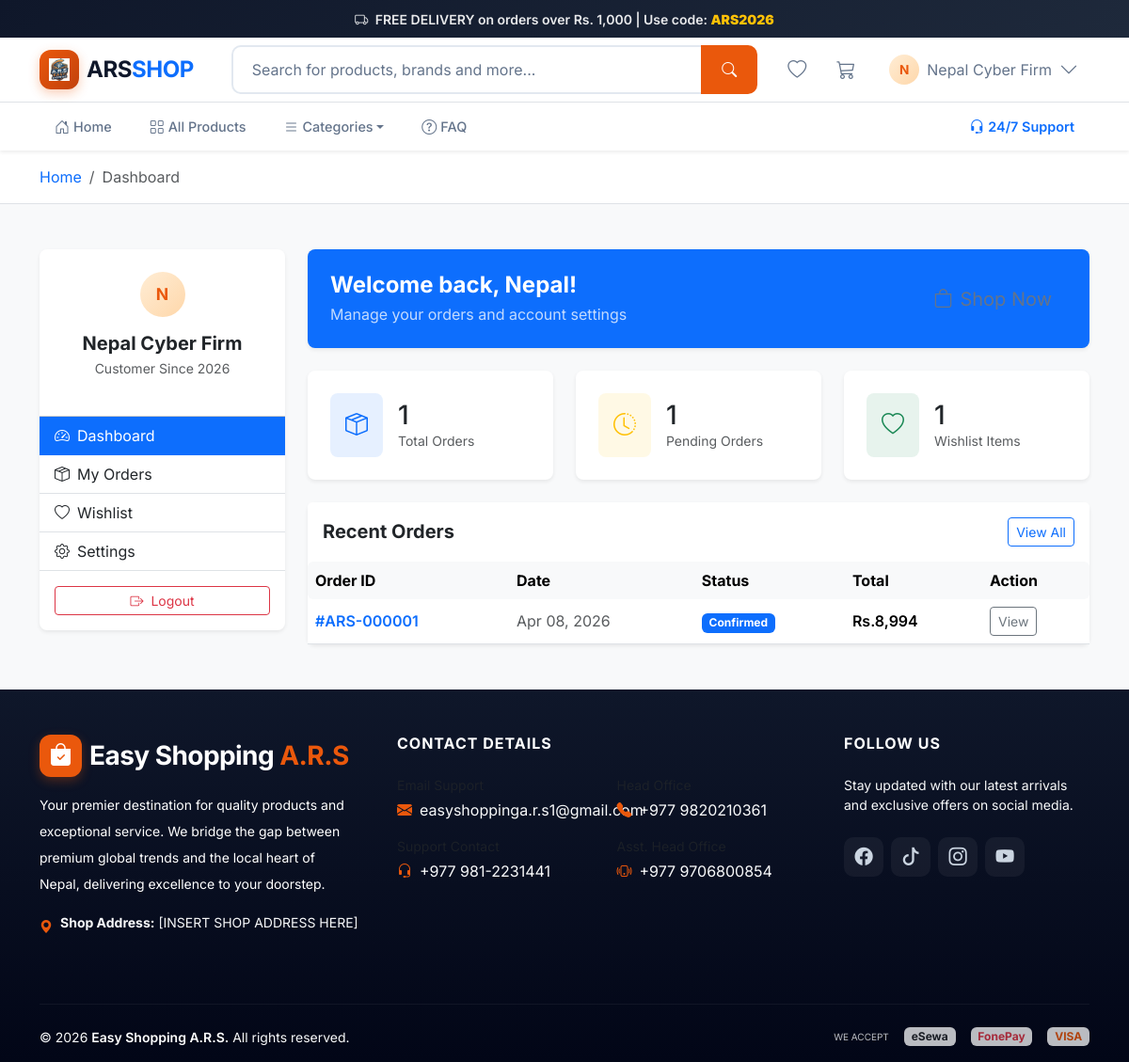
The app's page /dashboard.php (signed in) with its own data.
### tables this page shows
CREATE TABLE `users` (
  `id` int(11) NOT NULL AUTO_INCREMENT,
  `full_name` varchar(255) NOT NULL,
  `email` varchar(255) DEFAULT NULL,
  `mobile` varchar(15) NOT NULL,
  `password` varchar(255) NOT NULL,
  `address` text DEFAULT NULL,
  `role` enum('admin','customer') DEFAULT 'customer',
  `created_at` timestamp NULL DEFAULT current_timestamp(),
  PRIMARY KEY (`id`),
  UNIQUE KEY `mobile` (`mobile`),
  UNIQUE KEY `email` (`email`)
);

CREATE TABLE `orders` (
  `id` int(11) NOT NULL AUTO_INCREMENT,
  `user_id` int(11) DEFAULT NULL,
  `total_amount` decimal(10,2) NOT NULL,
  `coupon_code` varchar(50) DEFAULT NULL,
  `discount_amount` decimal(10,2) DEFAULT 0.00,
  `payment_method` enum('COD','eSewa','BankQR') NOT NULL,
  `payment_status` enum('Pending','Paid','Failed') DEFAULT 'Pending',
  `delivery_status` enum('Pending','Confirmed','Shipped','Delivered','Cancelled') DEFAULT 'Pending',
  `current_location` varchar(255) DEFAULT 'Preparing for shipment',
  `location_updated_at` timestamp NULL DEFAULT NULL,
  `transaction_id` varchar(100) DEFAULT NULL,
  `payment_proof` varchar(255) DEFAULT NULL,
  `address` text DEFAULT NULL,
  `notes` text DEFAULT NULL,
  `created_at` timestamp NULL DEFAULT current_timestamp(),
  PRIMARY KEY (`id`),
  KEY `user_id` (`user_id`),
  CONSTRAINT `orders_ibfk_1` FOREIGN KEY (`user_id`) REFERENCES `users` (`id`)
);

### includes/functions.php (called while the page is built, shortened)
<?php
function formatPrice($price) {
    return CURRENCY . number_format((float)$price, 0);
}

### dashboard.php (the view, shortened to what this page needs)
<?php
require_once __DIR__ . '/includes/functions.php';
try {
    $user_id = $_SESSION['user_id'];
    $stmt = $pdo->prepare("SELECT * FROM users WHERE id = ?");
    $stmt->execute([$user_id]);
    $user = $stmt->fetch();
    $stmt_stats = $pdo->prepare("SELECT COUNT(*) FROM orders WHERE user_id = ?");
    $stmt_stats->execute([$user_id]);
    $total_orders = $stmt_stats->fetchColumn();
    $stmt_recent = $pdo->prepare("SELECT * FROM orders WHERE user_id = ? ORDER BY created_at DESC LIMIT 3");
    $stmt_recent->execute([$user_id]);
    $recent_orders = $stmt_recent->fetchAll();
} catch (PDOException $e) {
    die("Dashboard Error: " . $e->getMessage());
}
require_once __DIR__ . '/includes/header-bootstrap.php';
?>
<section class="bg-white border-bottom py-3">
    <div class="container">
        <nav aria-label="breadcrumb">
            <ol class="breadcrumb mb-0">
                <li class="breadcrumb-item"><a href="index.php" class="text-decoration-none">Home</a></li>
                <li class="breadcrumb-item active" aria-current="page">Dashboard</li>
            </ol>
        </nav>
    </div>
</section>
<section class="py-4 py-md-5">
    <div class="container">
        <div class="row g-4">
            <div class="col-lg-3">
                <div class="card border-0 shadow-sm rounded-3 sticky-top" style="top: 100px;">
                    <div class="card-body p-4 text-center">
                        <div class="user-avatar-lg mx-auto mb-3">
                            <?= substr($user['full_name'], 0, 1) ?>
                        </div>
                        <h5 class="fw-bold mb-1"><?= htmlspecialchars($user['full_name']) ?></h5>
                        <p class="text-muted small mb-3">Customer Since <?= date('Y', strtotime($user['created_at'])) ?></p>
                    </div>
                    <div class="card-body p-0">
                        <div class="list-group list-group-flush rounded-0">
                            <a href="dashboard.php" class="list-group-item list-group-item-action active">
                                <i class="bi bi-speedometer2 me-2"></i>Dashboard
                            </a>
                            <a href="orders.php" class="list-group-item list-group-item-action">
                                <i class="bi bi-box-seam me-2"></i>My Orders
                            </a>
                            <a href="wishlist.php" class="list-group-item list-group-item-action">
                                <i class="bi bi-heart me-2"></i>Wishlist
                            </a>
                            <a href="#" class="list-group-item list-group-item-action">
                                <i class="bi bi-gear me-2"></i>Settings
                            </a>
                        </div>
                    </div>
                    <div class="card-body border-top">
                        <a href="auth/logout.php" class="btn btn-outline-danger btn-sm w-100">
                            <i class="bi bi-box-arrow-right me-2"></i>Logout
                        </a>
                    </div>
                </div>
            </div>
            <div class="col-lg-9">
                <div class="card border-0 shadow-sm rounded-3 bg-primary text-white mb-4">
                    <div class="card-body p-4">
                        <div class="row align-items-center">
                            <div class="col">
                                <h4 class="fw-bold mb-1">Welcome back, <?= htmlspecialchars(explode(' ', $user['full_name'])[0]) ?>!</h4>
                                <p class="mb-0 opacity-75">Manage your orders and account settings</p>
                            </div>
                            <div class="col-auto">
                                <a href="shop.php" class="btn btn-light btn-lg">
                                    <i class="bi bi-bag me-2"></i>Shop Now
                                </a>
                            </div>
                        </div>
                    </div>
                </div>
                <div class="row g-4 mb-4">
                    <div class="col-sm-6 col-lg-4">
                        <div class="card border-0 shadow-sm rounded-3 h-100">
                            <div class="card-body p-4">
                                <div class="d-flex align-items-center">
                                    <div class="flex-shrink-0">
                                        <div class="bg-primary bg-opacity-10 rounded-3 p-3">
                                            <i class="bi bi-box-seam text-primary fs-4"></i>
                                        </div>
                                    </div>
                                    <div class="flex-grow-1 ms-3">
                                        <h3 class="mb-0"><?= number_format($total_orders) ?></h3>
                                        <p class="text-muted mb-0 small">Total Orders</p>
                                    </div>
                                </div>
                            </div>
                        </div>
                    </div>
                    <div class="col-sm-6 col-lg-4">
                        <div class="card border-0 shadow-sm rounded-3 h-100">
                            <div class="card-body p-4">
                                <div class="d-flex align-items-center">
                                    <div class="flex-shrink-0">
                                        <div class="bg-warning bg-opacity-10 rounded-3 p-3">
                                            <i class="bi bi-clock-history text-warning fs-4"></i>
                                        </div>
                                    </div>
                                    <div class="flex-grow-1 ms-3">
                                        <h3 class="mb-0"><?= number_format($pdo->prepare("SELECT COUNT(*) FROM orders WHERE user_id = ? AND delivery_status = 'Pending'")->execute([$user_id]) ? 1 : 0) ?></h3>
                                        <p class="text-muted mb-0 small">Pending Orders</p>
                                    </div>
                                </div>
                            </div>
                        </div>
                    </div>
                    <div class="col-sm-6 col-lg-4">
                        <div class="card border-0 shadow-sm rounded-3 h-100">
                            <div class="card-body p-4">
                                <div class="d-flex align-items-center">
                                    <div class="flex-shrink-0">
                                        <div class="bg-success bg-opacity-10 rounded-3 p-3">
                                            <i class="bi bi-heart text-success fs-4"></i>
                                        </div>
                                    </div>
                                    <div class="flex-grow-1 ms-3">
                                        <h3 class="mb-0"><?= number_format($pdo->prepare("SELECT COUNT(*) FROM wishlist WHERE user_id = ?")->execute([$user_id]) ? 1 : 0) ?></h3>
                                        <p class="text-muted mb-0 small">Wishlist Items</p>
                                    </div>
                                </div>
                            </div>
                        </div>
                    </div>
                </div>
                <div class="card border-0 shadow-sm rounded-3">
                    <div class="card-header bg-white border-0 py-3">
                        <div class="d-flex justify-content-between align-items-center">
                            <h5 class="mb-0 fw-bold">Recent Orders</h5>
                            <a href="orders.php" class="btn btn-sm btn-outline-primary">View All</a>
                        </div>
                    </div>
                    <div class="card-body p-0">
                        <?php if(empty($recent_orders)): ?>
                            <div class="text-center py-5">
                                <i class="bi bi-bag display-4 text-muted opacity-25"></i>
                                <p class="text-muted mt-3 mb-4">No orders yet</p>
                                <a href="shop.php" class="btn btn-primary">Start Shopping</a>
                            </div>
                        <?php else: ?>
                            <div class="table-responsive">
                                <table class="table table-hover mb-0">
                                    <thead class="table-light">
                                        <tr>
                                            <th class="border-0 rounded-start">Order ID</th>
                                            <th class="border-0">Date</th>
                                            <th class="border-0">Status</th>
                                            <th class="border-0">Total</th>
                                            <th class="border-0 rounded-end">Action</th>
                                        </tr>
                                    </thead>
                                    <tbody>
                                        <?php foreach($recent_orders as $order): ?>
                                            <tr>
                                                <td class="align-middle">
                                                    <a href="order-details.php?id=<?= $order['id'] ?>" class="text-decoration-none fw-semibold">
                                                        #ARS-<?= str_pad($order['id'], 6, '0', STR_PAD_LEFT) ?>
                                                    </a>
                                                </td>
                                                <td class="align-middle text-muted"><?= date('M d, Y', strtotime($order['created_at'])) ?></td>
                                                <td class="align-middle">
                                                    <?php
                                                    $status_class = match($order['delivery_status']) {
                                                        'Delivered' => 'success',
                                                        'Shipped' => 'info',
                                                        'Confirmed' => 'primary',
                                                        'Cancelled' => 'danger',
                                                        default => 'warning'
                                                    };
                                                    ?>
                                                    <span class="badge bg-<?= $status_class ?>"><?= $order['delivery_status'] ?></span>
                                                </td>
                                                <td class="align-middle fw-semibold"><?= formatPrice($order['total_amount']) ?></td>
                                                <td class="align-middle">
                                                    <a href="order-details.php?id=<?= $order['id'] ?>" class="btn btn-sm btn-outline-secondary">
                                                        View
                                                    </a>
                                                </td>
                                            </tr>
                                        <?php endforeach; ?>
                                    </tbody>
                                </table>
                            </div>
                        <?php endif; ?>
                    </div>
                </div>
            </div>
        </div>
    </div>
</section>
<?php require_once __DIR__ . '/includes/footer-bootstrap.php'; ?>

### records on screen
users: full_name "N", full_name "Nepal Cyber Firm", created_at "2026", full_name "Nepal"
orders: id "000001", created_at "Apr 08, 2026", delivery_status "Confirmed", total_amount "Rs.8,994"

### other values on screen
substr($_SESSION['user_name'] ?? 'U', 0, 1) "N"
$_SESSION['user_name'] "Nepal Cyber Firm"
$total_orders "1"
